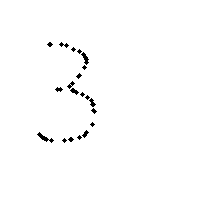
#> input picture Hand Written digitRecognition/image.png, 200 x 200 px
$ python -i recognizer.py   (imports and definitions only)
#> lines starting #> are read from the running program, lines starting #| are printed output that depends on the picture; after the words box and inside, x2 and y2 are one past the last pixel; in counts of white or black regions, pixels touching at a corner belong together
'''
            HAND WRITTEN DIGIT RECOGNITION
        Code contributed by LETHAKULA MANISH REDDY
'''


# Import the modules
import cv2
import joblib
from skimage.feature import hog
import numpy as np
from PIL import ImageTk, Image, ImageDraw
import PIL
from tkinter import *

width = 200
height = 200
center = height//2
white = (255, 255, 255)
green = (0,128,0)

def save():
    filename = "image.png"
    image1.save(filename)

def paint(event):
    x1, y1 = (event.x - 1), (event.y - 1)
    x2, y2 = (event.x + 1), (event.y + 1)
    cv.create_oval(x1, y1, x2, y2, fill="black",width=5)
    draw.line([x1, y1, x2, y2],fill="black",width=5)

def clear():
    cv.delete('all')
    draw.rectangle([0,200, 200, 0],fill="white")

# [2 lines not run here, left out]
# [1 line that did not run here, left out]
# [1 line not run here, left out]
image1 = PIL.Image.new("RGB", (width, height), white)
#> image1: PIL image 200x200 RGB; every value is 255
draw = ImageDraw.Draw(image1)
# [2 lines not run here, left out]
button=Button(text="save",command=save)
# [3 lines not run here, left out]
def predict():
    # Read the input image
    im = cv2.imread("image.png")
#> im is the input picture: shape (200, 200, 3); 98.9% white; black in thin lines or dots, all inside (x1, y1, x2, y2) = (37, 42, 97, 143)

    # Convert to grayscale and apply Gaussian filtering
    im_gray = cv2.cvtColor(im, cv2.COLOR_BGR2GRAY)
    im_gray = cv2.GaussianBlur(im_gray, (5, 5), 0)
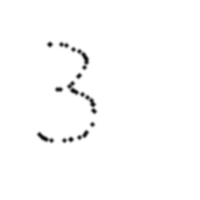
#> im_gray: shape (200, 200); min 10, max 255, mean 252.2

    # Threshold the image
    ret, im_th = cv2.threshold(im_gray, 90, 255, cv2.THRESH_BINARY_INV)
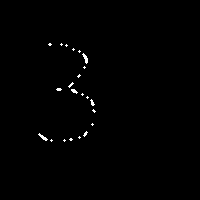
#> im_th: shape (200, 200); 0.57% white in thin lines or dots, all inside (x1, y1, x2, y2) = (38, 43, 96, 142)

    # Find contours in the image
    ctrs, hier = cv2.findContours(im_th.copy(), cv2.RETR_EXTERNAL, cv2.CHAIN_APPROX_SIMPLE)
#> ctrs = 22 contours, 21 with area under 20; largest, box (x1, y1, x2, y2) and area: (82, 53, 88, 64) 20

    # Get rectangles contains each contour
    rects = [cv2.boundingRect(ctr) for ctr in ctrs]
#> rects = 22 items, first 6: (63, 139, 3, 3), (50, 139, 3, 3), (69, 138, 4, 3), (78, 136, 3, 3), (38, 133, 10, 8), (83, 131, 5, 6)

    # For each rectangular region, calculate HOG features and predict
    # the digit using Linear SVM.
    for rect in rects:
        # Draw the rectangles
        cv2.rectangle(im, (rect[0], rect[1]), (rect[0] + rect[2], rect[1] + rect[3]), (51, 204, 51), 3)
#> im: shape (200, 200, 3); 0.13% of pixels changed, all inside (x1, y1, x2, y2) = (61, 137, 69, 145)
        # Make the rectangular region around the digit
        leng = int(rect[3] * 1.6)
#> leng = 4
        pt1 = int(rect[1] + rect[3] // 2 - leng // 2)
#> pt1 = 138
        pt2 = int(rect[0] + rect[2] // 2 - leng // 2)
#> pt2 = 62
        roi = im_th[pt1:pt1+leng, pt2:pt2+leng]
#> roi = [[0, 0, 0, 0], [0, 0, 255, 0], [0, 255, 255, 255], [0, 0, 255, 0]]
        # Resize the image
        roi = cv2.resize(roi, (28, 28), interpolation=cv2.INTER_AREA)
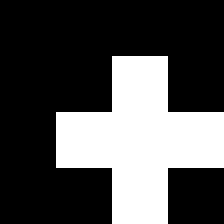
#> roi: shape (28, 28) (shown 8 times larger); 31.2% white; 1 white region, box (x1, y1, x2, y2) and area: (7, 7, 28, 28) 245
        roi = cv2.dilate(roi, (3, 3))
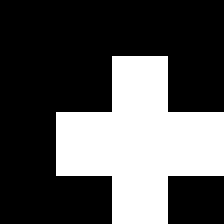
#> roi: shape (28, 28) (shown 8 times larger); 33% white; 1 white region, box (x1, y1, x2, y2) and area: (7, 7, 28, 28) 259
        # Calculate the HOG features
        roi_hog_fd = hog(roi, orientations=9, pixels_per_cell=(14, 14), cells_per_block=(1, 1))
#> roi_hog_fd = 36 values, max 0.695 at index 27, min 0 at index 1, mean 0.193
#> (the run stopped early here; a loop or call above may not have finished)

$ run again, with Hand Written digitRecognition/Annotation 2020-09-04 141716.jpg saved as Hand Written digitRecognition/image.png
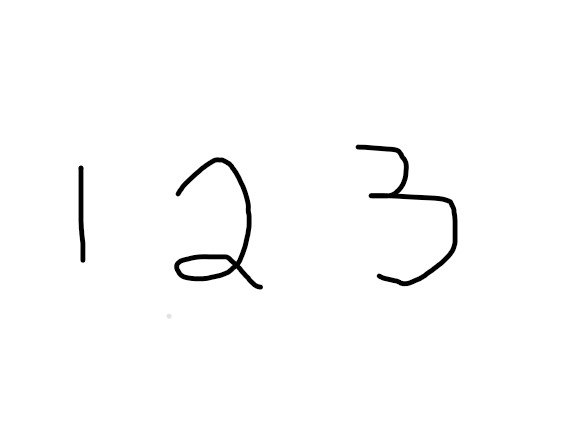
#> input picture Hand Written digitRecognition/Annotation 2020-09-04 141716.jpg, 582 x 425 px
#> image1: PIL image 200x200 RGB; every value is 255
#> in predict, im is the input picture: shape (425, 582, 3); min 0, max 255, mean 251.3
#> in predict, `ret, im_th = cv2.threshold(im_gray, 90, 255, cv2.THRESH_BINARY_INV)`:
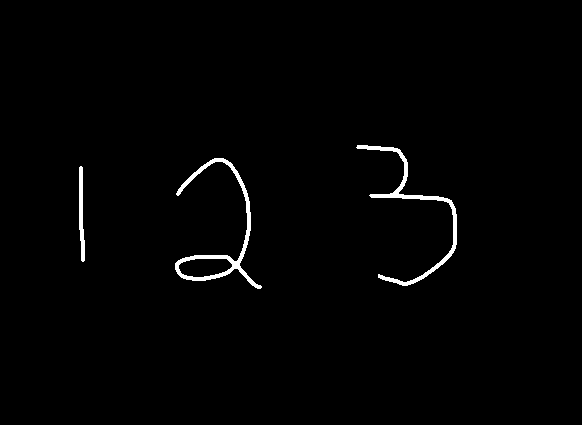
#> im_th: shape (425, 582); 1.2% white; 3 white regions
#> ctrs = 3 contours; box (x1, y1, x2, y2) and area: (175, 158, 262, 289) 1894, (356, 145, 457, 286) 970, (79, 166, 85, 262) 285
#> rects = [(79, 166, 6, 96), (175, 158, 87, 131), (356, 145, 101, 141)]
#> im: shape (425, 582, 3); 0.41% of pixels changed, all inside (x1, y1, x2, y2) = (77, 164, 88, 265)
#> leng = 153
#> pt1 = 138
#> pt2 = 6
#> in predict, `roi = im_th[pt1:pt1+leng, pt2:pt2+leng]`:
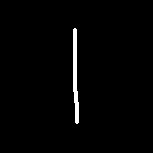
#> roi: shape (153, 153); 1.6% white; 1 white region, box (x1, y1, x2, y2) and area: (73, 28, 79, 124) 382
#> roi_hog_fd = 36 values, max 0.738 at index 0, min 0 at index 1, mean 0.198
